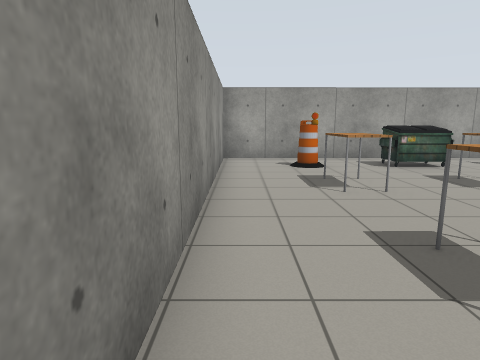
[1] (above)

20 first-person views from a walk through a robot-simulator world made for Gazebo. The camera is 1.2 m above the floor, tilts 10° down and sees 75° across. The lines on the ground mark 1 m squares. The floor is counted in squares, 1 m on a side. Each view is taken from the middle of a square. On the plan, view 1 faces up. The plan holds only what a view shows up to about 13 squares ahead; the rest is blank. Gazebo's built-in surfaces are drawn with simple patterns.

[2]
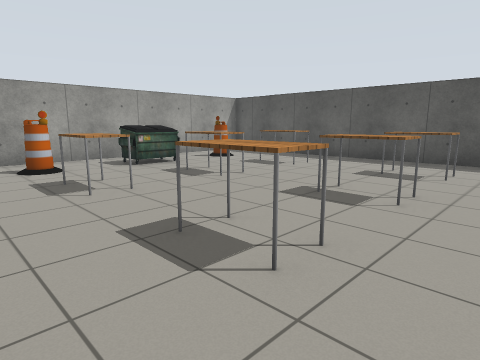

[3]
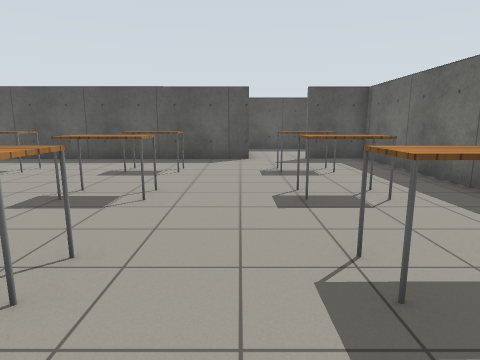

[4]
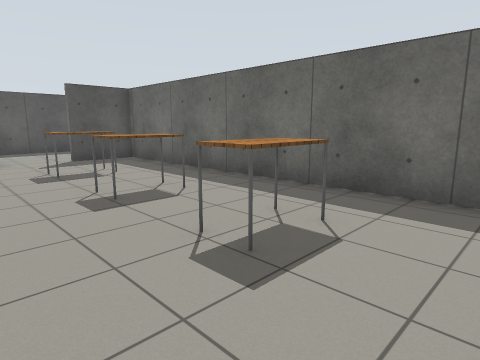

[5]
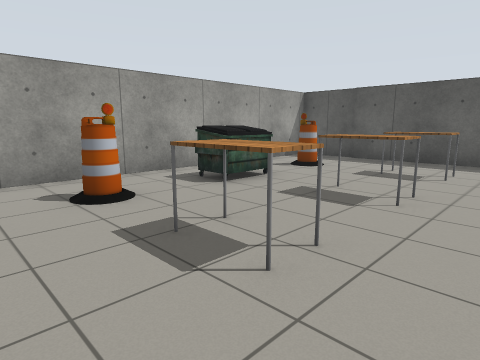

[6]
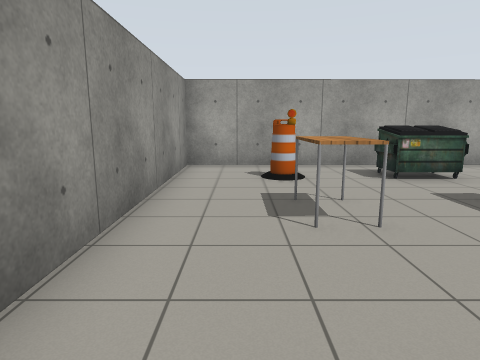

[7]
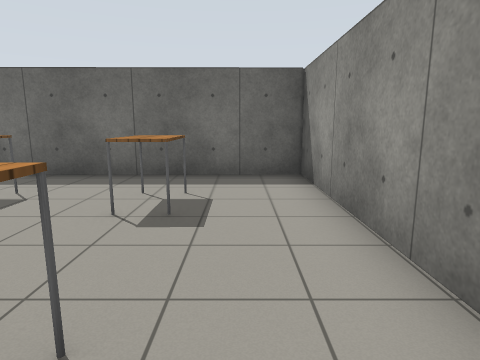

[8]
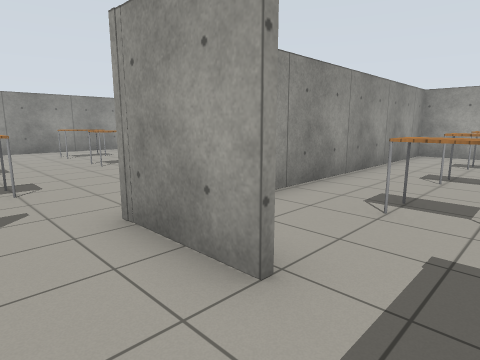

[9]
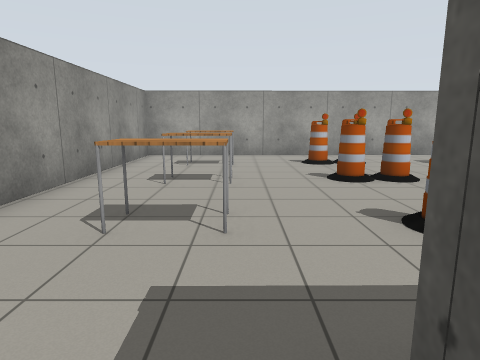

[10]
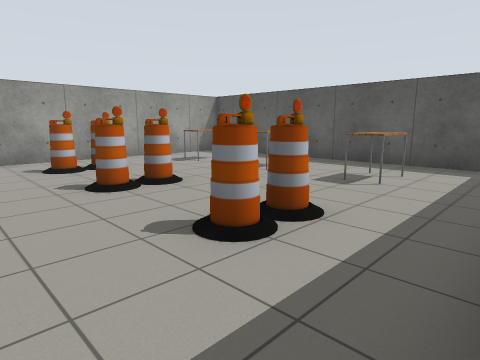

[11]
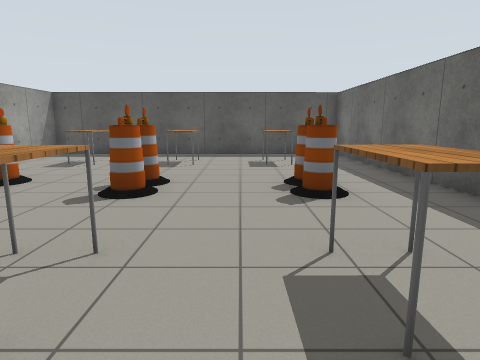

[12]
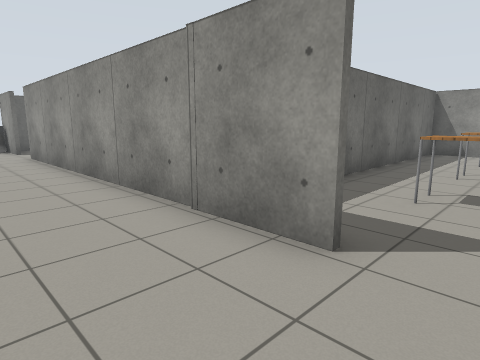

[13]
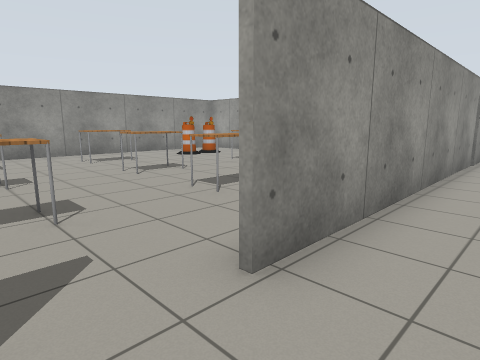

[14]
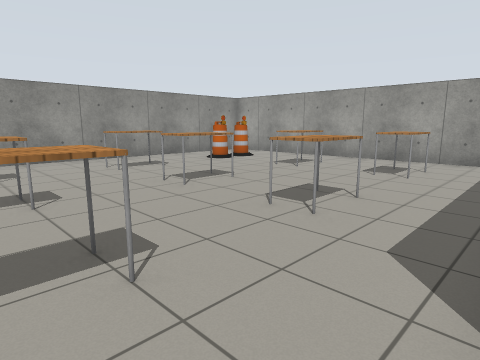

[15]
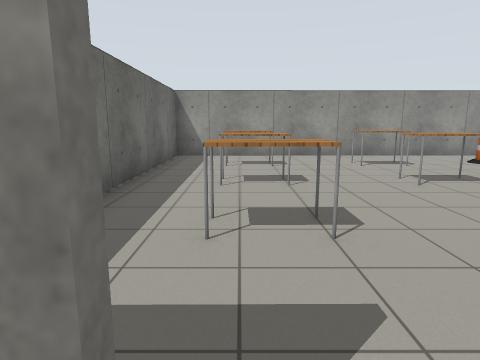

[16]
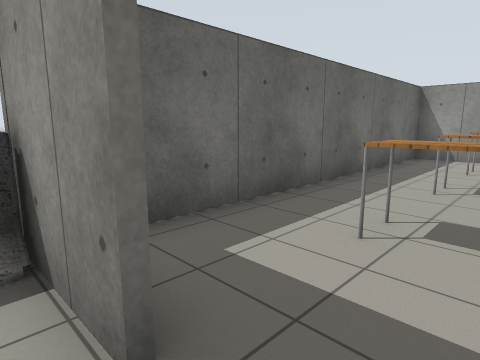

[17]
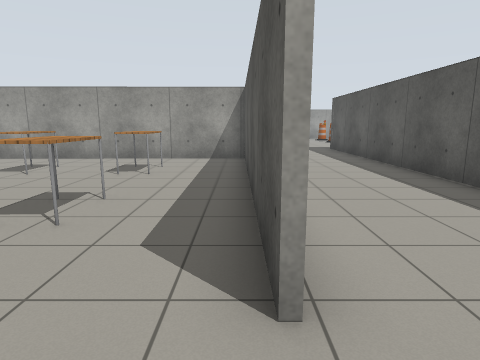

[18]
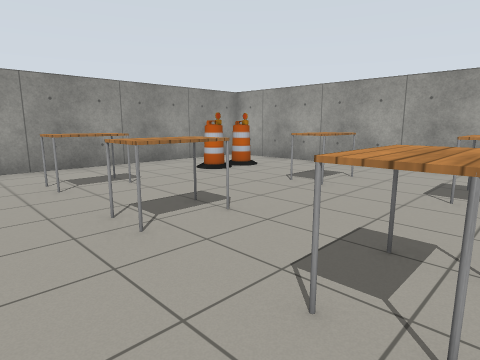

[19]
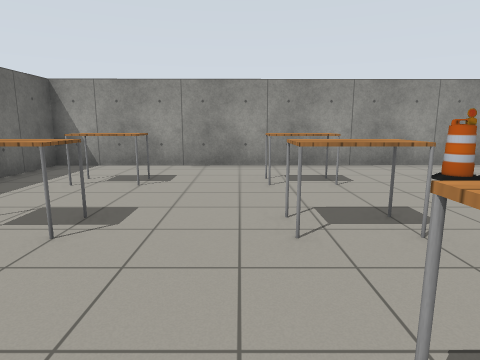

[20]
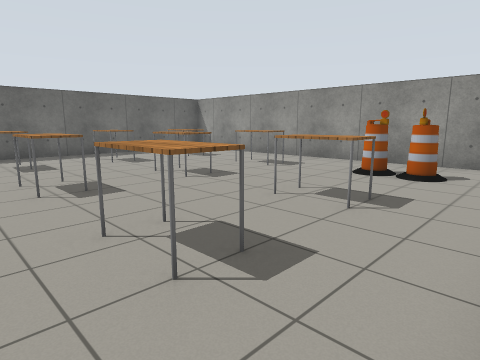

### Floor plan
Points are (right, up) in squares from view 1. A wall is a line through its corners. A room is listed if a view was taken in it or the views show most of it. See-through windows are left out.
Room 1 (views 1, 2, 3, 4, 5, 6, 7)
walls: (11.2, -0.3) (11.1, 11.5) (-0.6, 11.4) (-0.5, -4.5) (11.2, -4.5) (11.2, -2.3)
ways out: opening at (11, -1.5) to room 2
objects: table (2, -2) to (3, -1); table (2, 2) to (2, 3); table (2, 6) to (2, 7); barrel (2, 9); table (5, -2) to (6, -1); table (5, 2) to (5, 3); table (5, 6) to (5, 7); dumpster (5, 9) to (6, 10); table (8, -2) to (9, -1); table (8, 2) to (8, 3); table (8, 6) to (8, 7); barrel (8, 9)
Room 2 (views 8, 9, 12, 13, 15, 16)
walls: (15.6, -10.1) (15.6, 0); (11.5, -16.3) (11.5, -18.7); (13.6, -0.3) (11.2, -0.3); (11.4, -2.3) (11.4, -14.3)
ways out: opening at (11, -1.5) to room 1; opening at (14.5, 0) to room 3; opening at (11, -15.5) to room 4
objects: barrier (12, -18) to (15, -18)
Room 3 (views 10, 11)
walls: (17.1, -0.1) (25.1, 0) (25, 11.6) (11.1, 11.5); (11.3, 11.6) (11.3, 2.5)
ways out: opening at (14.5, 0) to room 2
objects: table (14, 3) to (15, 3); table (14, 6) to (15, 6); table (14, 9) to (15, 9); barrel (17, 3); barrel (17, 6); barrel (17, 9); barrel (18, 3) to (19, 3); barrel (18, 6) to (19, 6); barrel (18, 9) to (19, 9); table (22, 3) to (23, 3); table (22, 6) to (23, 6); table (22, 9) to (23, 9)
Room 4 (views 14, 17, 18, 19, 20)
walls: (11.2, -14.3) (11.2, -5.3); (11.4, -4.7) (-0.5, -4.8) (-0.4, -18.5) (10.2, -18.4)
ways out: opening at (11, -15.5) to room 2
objects: table (2, -16) to (3, -15); table (2, -12) to (3, -11); barrel (2, -8); barrel (2, -7); table (5, -16) to (6, -15); table (5, -12) to (6, -11); table (5, -8) to (6, -7); table (8, -16) to (9, -15); table (8, -12) to (9, -11); table (8, -8) to (9, -7)

Where each view was taken, in squares from view 1:
view 1: 0 up, 0 right, facing up
view 2: 0 up, 0 right, facing up-right
view 3: 0 up, 0 right, facing right
view 4: 1 up, 0 right, facing down-right
view 5: 4 up, 0 right, facing up-right
view 6: 2 up, 1 right, facing up
view 7: 3 up, 1 right, facing down
view 8: 2 down, 15 right, facing up-left
view 9: 1 down, 15 right, facing up
view 10: 0 up, 15 right, facing up-right
view 11: 4 up, 12 right, facing right
view 12: 1 down, 14 right, facing down-left
view 13: 16 down, 13 right, facing up-left
view 14: 16 down, 11 right, facing up-left
view 15: 16 down, 12 right, facing left
view 16: 15 down, 12 right, facing down-left
view 17: 16 down, 11 right, facing up
view 18: 14 down, 9 right, facing up-left
view 19: 13 down, 9 right, facing left
view 20: 5 down, 10 right, facing down-left
